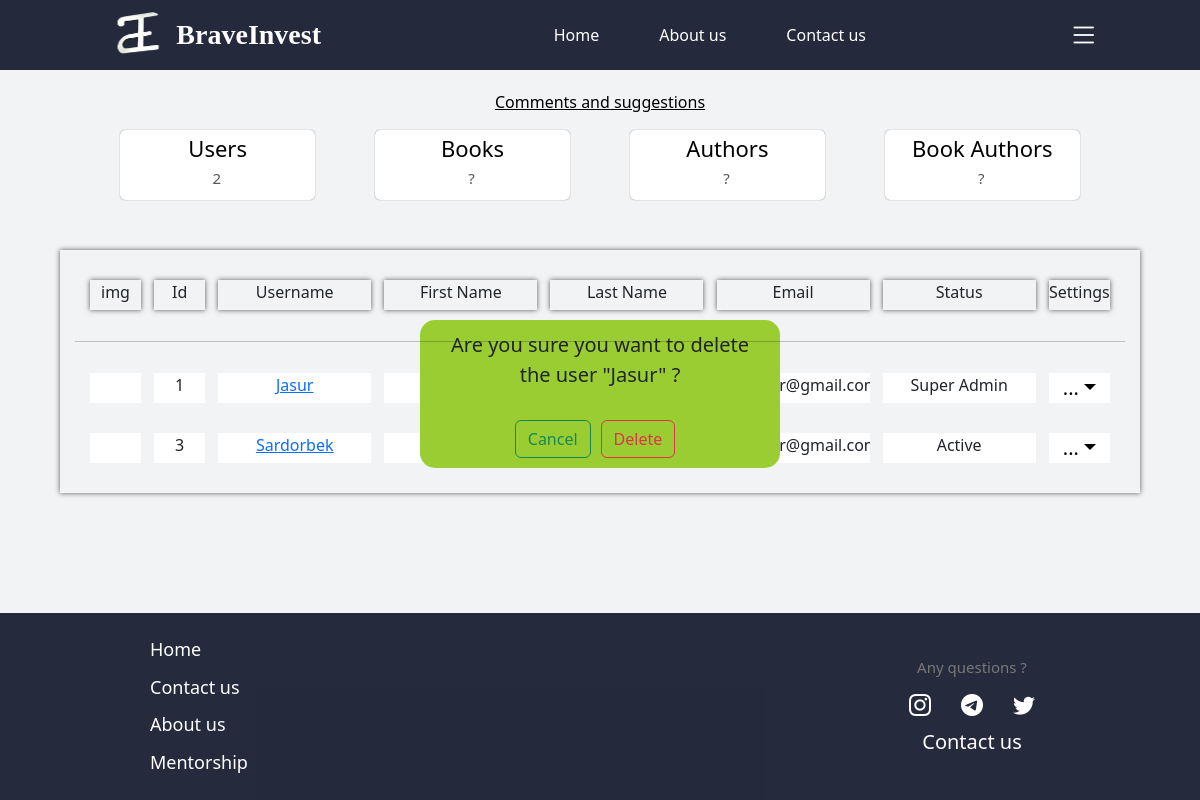
The page /users/staff/page/?delete-user=1 (signed in) on the database as committed earlier.
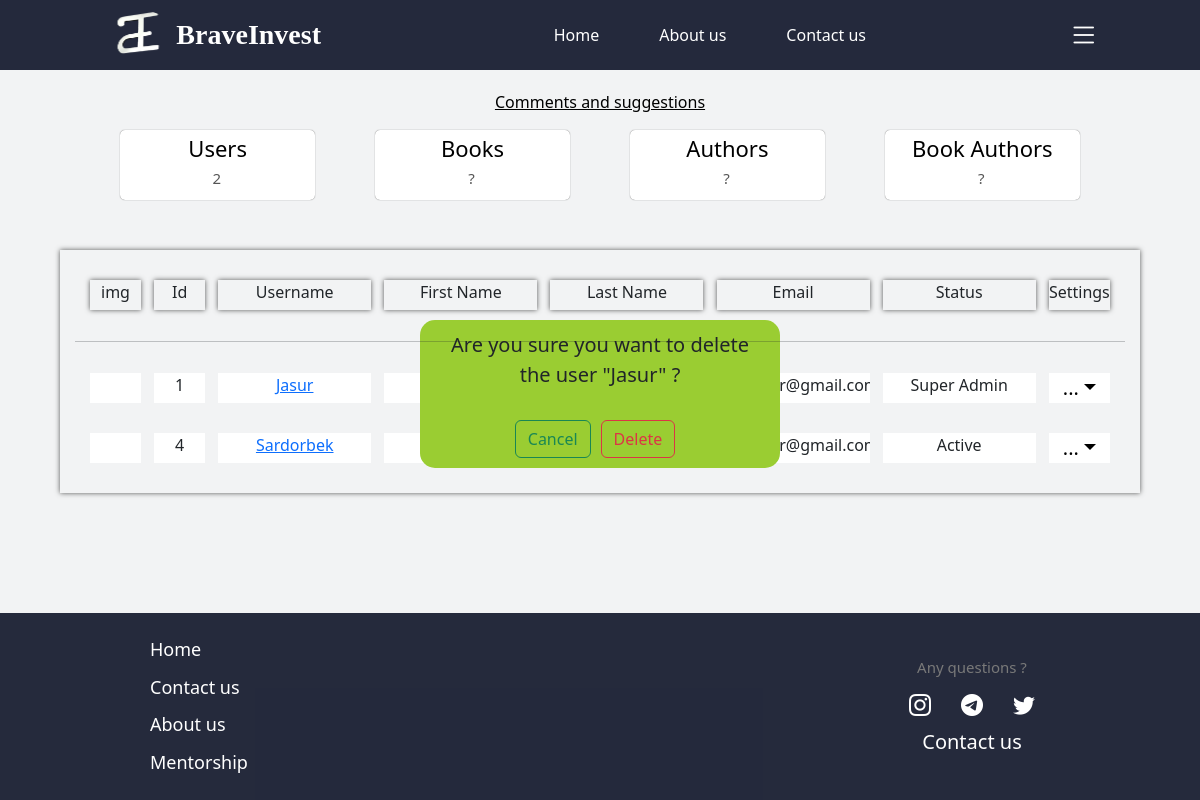
The same page on the database as committed later.
### invest/models.py (models this page shows)
class User(AbstractUser):
    black_theme = models.BooleanField(default=False)
    profile_picture = models.ImageField(blank=True, null=True)

### invest/views.py (the view)
# urls.py: path("users/staff/page/", AdminPageView.as_view(), name="admin_page"),
class AdminPageView(View):
    def get(self, request):
        if request.user.is_staff:
            get_table = request.GET.get("table", "users")
            del_obj_value = None
            del_obj = None
            book_del_id = request.GET.get("delete-book", "")
            author_del_id = request.GET.get("delete-author", "")
            b_a_del_id = request.GET.get("delete-book-author", "")
            user_del_id = request.GET.get("delete-user", "")
            if book_del_id:
                del_obj_value = "books"
                try:
                    del_obj = Book.objects.get(id=book_del_id)
                except:
                    messages.warning(request, "No books found matching your search")
            elif author_del_id:
                del_obj_value = "authors"
                try:
                    del_obj = Author.objects.get(id=author_del_id)
                except:
                    messages.warning(request, "No authors found matching your search")
            elif b_a_del_id:
                del_obj_value = "book_authors"
                try:
                    del_obj = BookAuthor.objects.get(id=b_a_del_id)
                except:
                    messages.warning(request, "No book authors found matching your search")
            elif user_del_id:
                del_obj_value = "users"
                try:
                    del_obj = User.objects.get(id=user_del_id)
                except:
                    messages.warning(request, "No book authors found matching your search")
            if get_table == "users":
                table = User.objects.all()
                table_value = "users"
            elif get_table == "books":
                table = Book.objects.all()
                table_value = "books"
            elif get_table == "authors":
                table = Author.objects.all()
                table_value = "authors"
            elif get_table == "book_authors":
                table = BookAuthor.objects.all()
                table_value = "book_authors"
            else:
                table = ""
                table_value = ""
            return render(request, "admin_page.html", {"table":table, "table_value":table_value, "del_obj_value":del_obj_value, "del_obj": del_obj})
        else:
            return redirect("home")

### templates/admin_page.html (shortened to what this page needs)
{% extends 'base.html' %}
{% block content %}
{% if del_obj_value == "users" %}
<div class="admin-conf-del">
    Are you sure you want to delete the user "{{ del_obj.username }}" ?<br><br>
    <div class="admin-del-buttons"><a class="btn btn-outline-success" href="?table=books">Cancel</a>
        <form action="{% url 'admin_users_delete' del_obj.id %}" method="post">{% csrf_token %}
            <button class="btn btn-outline-danger">Delete</button>
        </form>
    </div>
</div>
{% endif %}
<div class="admin-containner">
    <p style="text-align: center"><a class="admin-com-link" href="{% url 'questions' %}">Comments and suggestions</a></p>
<div class="admin-boxes">
    <a class="admin-box" href="?table=users">
        <h3>Users</h3>
        <h6>{% if table_value == "users" %}{{ table.count }}{% else %}?{% endif %}</h6>
    </a>
    <a class="admin-box" href="?table=books">
        <h3>Books</h3>
        <h6>{% if table_value == "books" %}{{ table.count }}{% else %}?{% endif %}</h6>
    </a>
    <a class="admin-box" href="?table=authors">
        <h3>Authors</h3>
        <h6>{% if table_value == "authors" %}{{ table.count }}{% else %}?{% endif %}</h6>
    </a>
    <a class="admin-box" href="?table=book_authors">
        <h3>Book Authors</h3>
        <h6>{% if table_value == "book_authors" %}{{ table.count }}{% else %}?{% endif %}</h6>
    </a>
</div>
<div class="admin-table">
    {% if table_value == "users" %}
    <div class="admin-table-line admin-table-glav-line">
        <div class="admin-table-column admin-table-column-image">
            img
        </div>
        <div class="admin-table-column admin-table-column-id">
            Id
        </div>
        <div class="admin-table-column">
            Username
        </div>
        <div class="admin-table-column">
            First Name
        </div>
        <div class="admin-table-column">
            Last Name
        </div>
        <div class="admin-table-column">
           Email
        </div>
        <div class="admin-table-column">
            Status
        </div>
        <div class="admin-table-column admin-table-column-settings ">
            Settings
        </div>
    </div>
    <hr>
        {% for user in table %}
            <div class="admin-table-line">
                <div class="admin-table-column admin-table-column-image">
                </div>
                <div class="admin-table-column admin-table-column-id">
                    {{ user.id }}
                </div>
                <div class="admin-table-column">
                    <a href="{% url 'profile' user.id %}">{{ user.username }}</a>
                </div>
                <div class="admin-table-column">
                </div>
                <div class="admin-table-column">
                </div>
                <div class="admin-table-column">
                </div>
                <div class="admin-table-column">
                    {% if user.is_superuser %}
                        Super Admin
                    {% elif user.is_staff %}
                        Admin
                    {% else %}
                        Active
                    {% endif %}
                </div>
                <div class="admin-table-column admin-table-column-settings">
                    <div class="dropdown">
                        <a class="dropdown-toggle admin-table-set-link" type="button" data-bs-toggle="dropdown" aria-expanded="false">...</a>
                      </div>
                </div>
            </div>
        {% endfor %}
    {% endif %}
</div>
</div>
{% endblock content %}

Rows that differ between the two databases and show on the page:
removed User: id "3", username "Sardorbek", is_superuser "Active"
added User: id "4", username "Sardorbek", is_superuser "Active"
